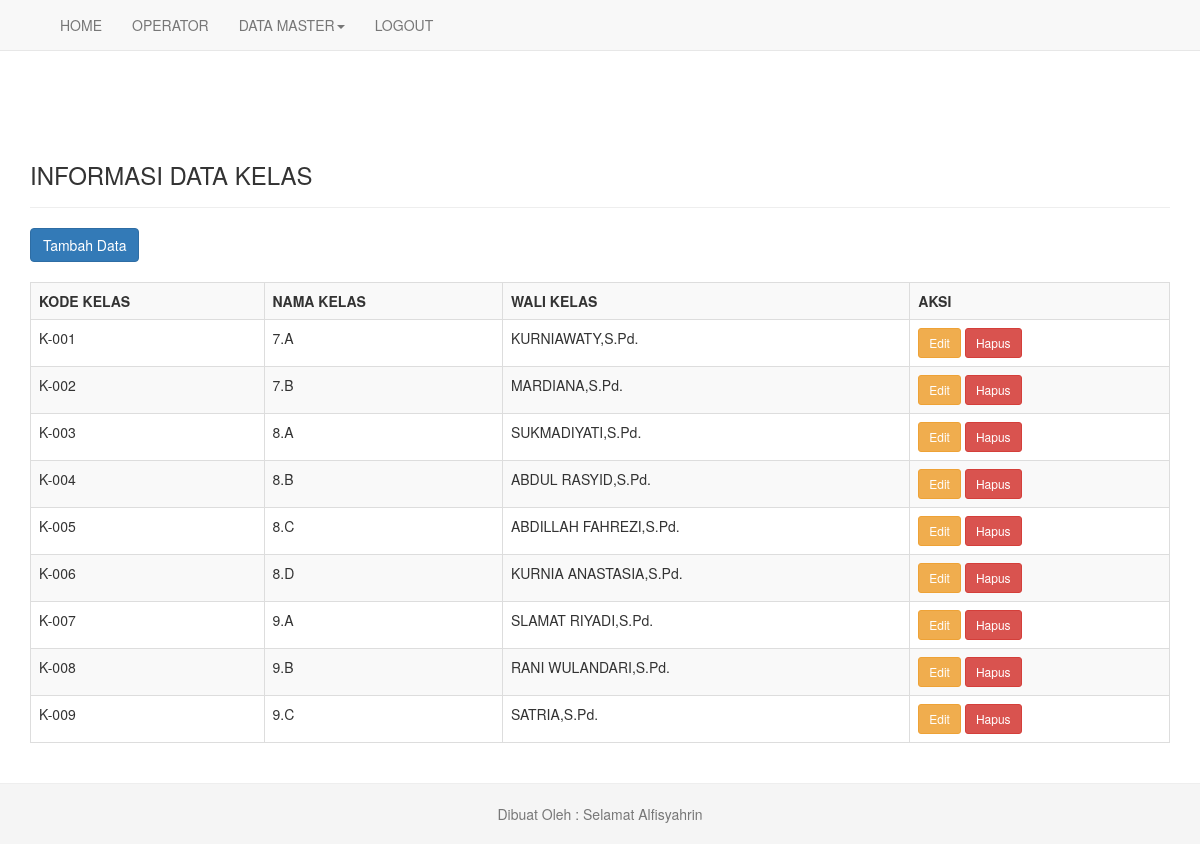
The page /data_kelas.php (signed in) on the database its author committed.
### tables this page shows
CREATE TABLE `tb_kelas` (
  `kd_kelas` varchar(11) NOT NULL,
  `nama_kelas` varchar(11) NOT NULL,
  `wali_kelas` text NOT NULL
);

### data_kelas.php (the view)
<?php include "header_operator.php"; ?>
<div class="container">
    <div class="page-header">
    <h3>INFORMASI DATA KELAS</h3>
    </div>
    <a class="btn btn-primary" href="tambah_kelas.php">Tambah Data</a>
</br><br>
<div class="table-responsive">
<table class="table table-bordered table-striped">
    <tr>
        <th>KODE KELAS</th>
		<th>NAMA KELAS</th>
        <th>WALI KELAS</th>
		<th>AKSI</th>
    </tr>
    <?php
    include "koneksi.php";
    $sql = mysqli_query($konek,"SELECT * FROM tb_kelas ORDER BY tb_kelas.nama_kelas ASC");
    while($d=mysqli_fetch_array($sql)){
        echo"<tr>
            <td>$d[kd_kelas]</td>
            <td>$d[nama_kelas]</td>
            <td>$d[wali_kelas]</td>
            <td>
				<a class='btn btn-warning btn-sm' href='edit_kelas.php?kd_kelas=$d[kd_kelas]'>Edit</a>
				<a class='btn btn-danger btn-sm' href='hapus_kelas.php?kd_kelas=$d[kd_kelas]'>Hapus</a>
			</td>
        </tr>";
    }
    ?>
    </table>
</div>
</div>
<?php include "footer.php"; ?>

### assets/style.css (style rules this page uses)
html { position: relative; min-height: 100%; }
body { margin-bottom: 60px; }
body > .container { padding: 60px 15px 0; }

### rows shown on the page
tb_kelas: kd_kelas "K-001", nama_kelas "7.A", wali_kelas "KURNIAWATY,S.Pd."
tb_kelas: kd_kelas "K-002", nama_kelas "7.B", wali_kelas "MARDIANA,S.Pd."
tb_kelas: kd_kelas "K-003", nama_kelas "8.A", wali_kelas "SUKMADIYATI,S.Pd."
tb_kelas: kd_kelas "K-004", nama_kelas "8.B", wali_kelas "ABDUL RASYID,S.Pd."
tb_kelas: kd_kelas "K-005", nama_kelas "8.C", wali_kelas "ABDILLAH FAHREZI,S.Pd."
tb_kelas: kd_kelas "K-006", nama_kelas "8.D", wali_kelas "KURNIA ANASTASIA,S.Pd."
tb_kelas: kd_kelas "K-007", nama_kelas "9.A", wali_kelas "SLAMAT RIYADI,S.Pd."
tb_kelas: kd_kelas "K-008", nama_kelas "9.B", wali_kelas "RANI WULANDARI,S.Pd."
tb_kelas: kd_kelas "K-009", nama_kelas "9.C", wali_kelas "SATRIA,S.Pd."
